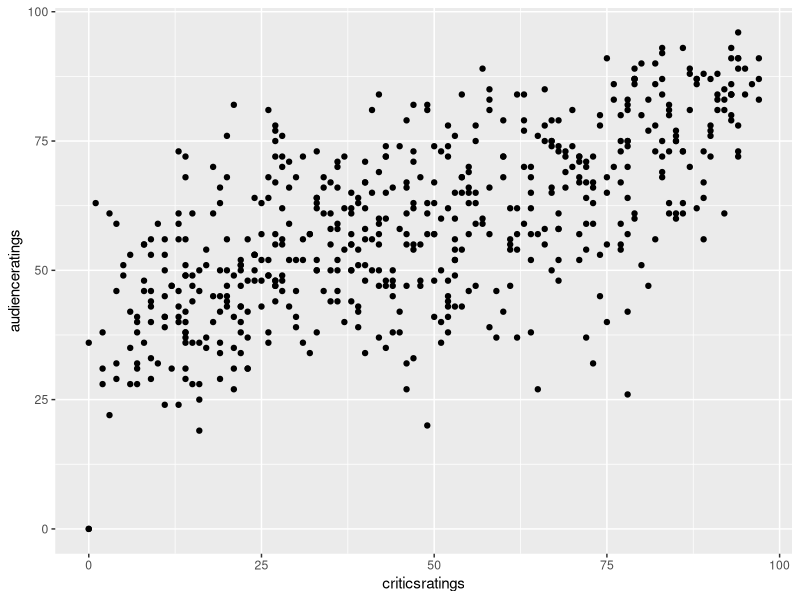
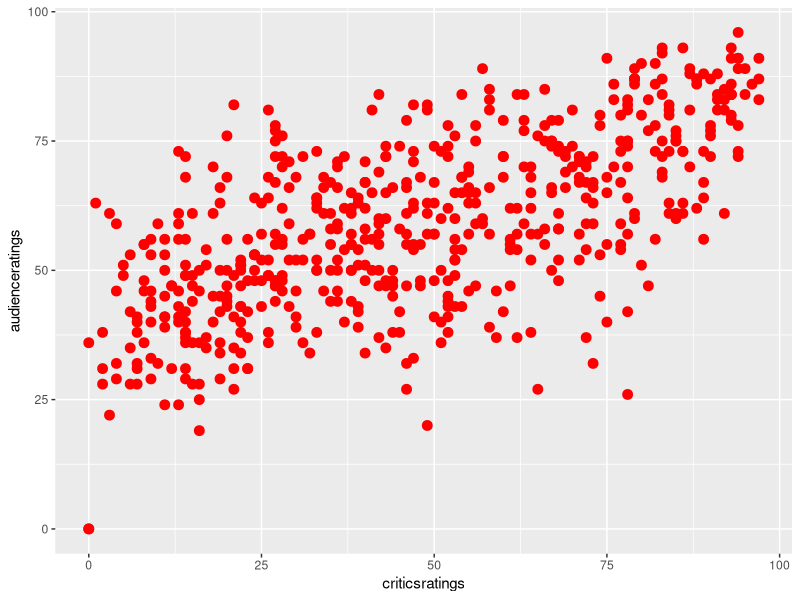
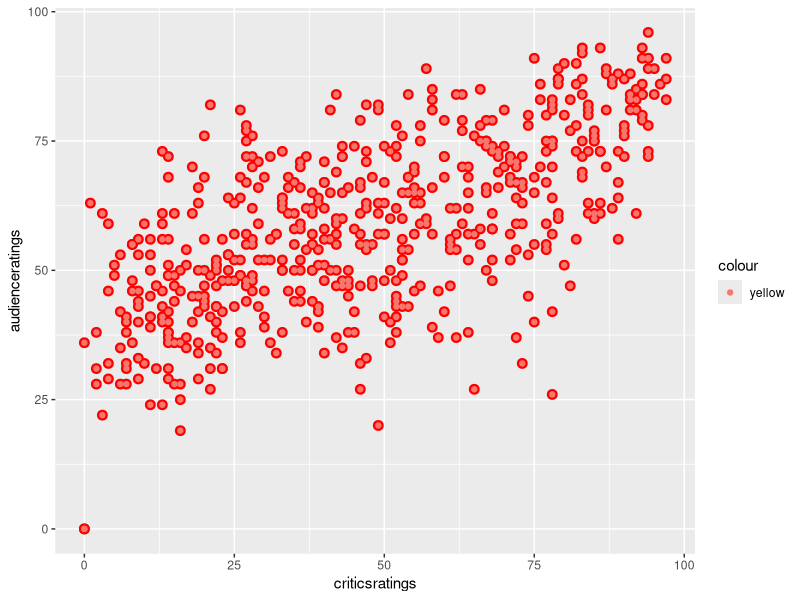
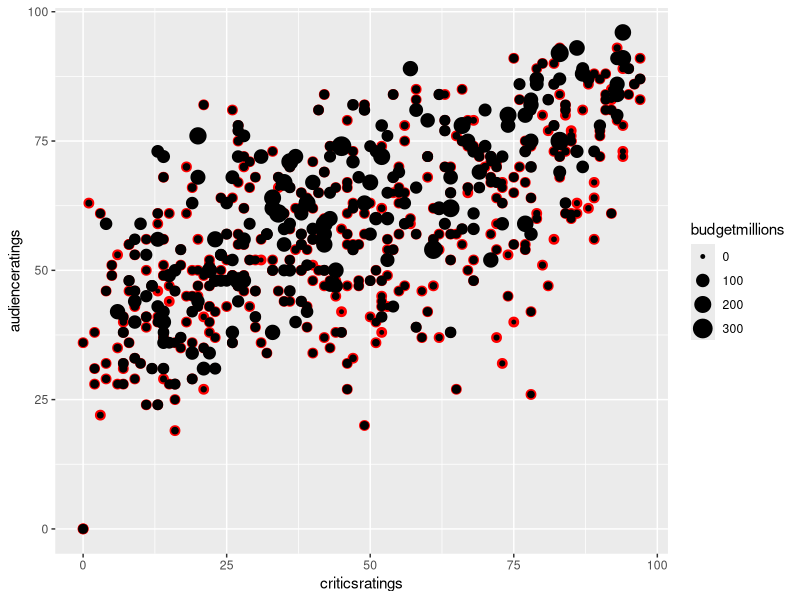
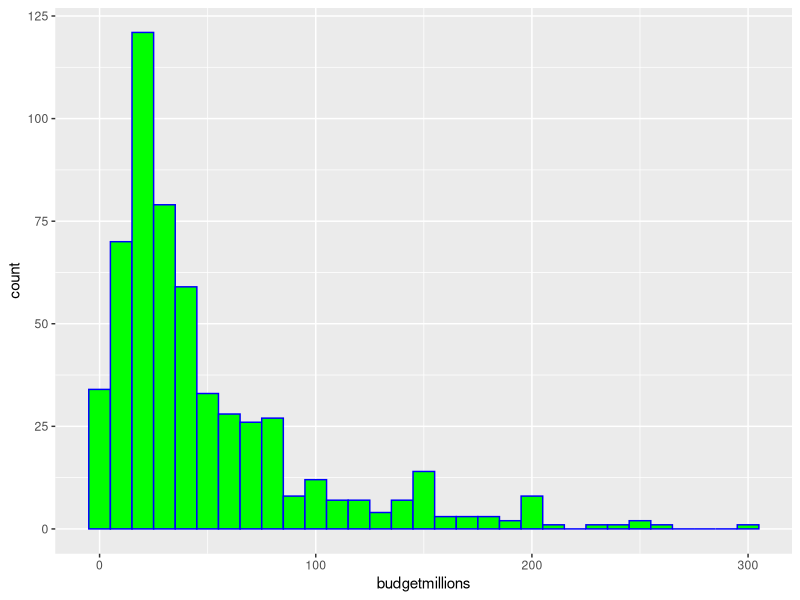
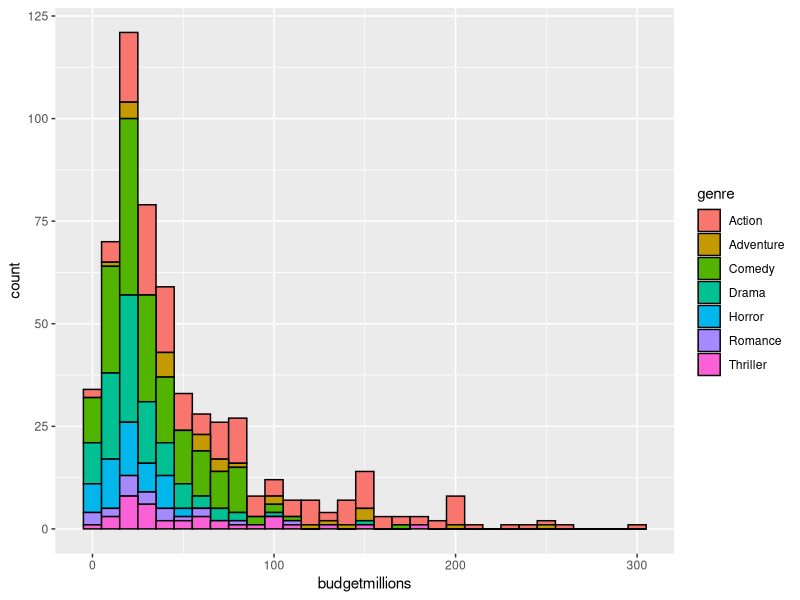
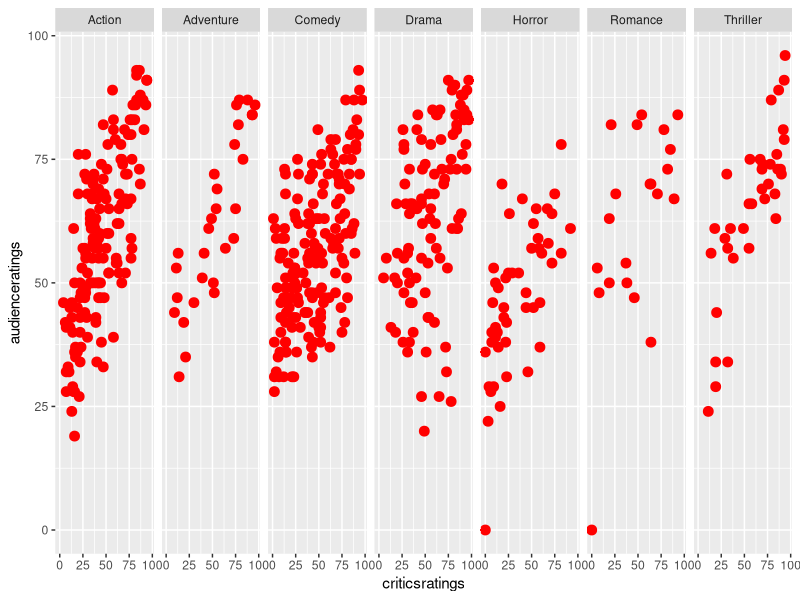
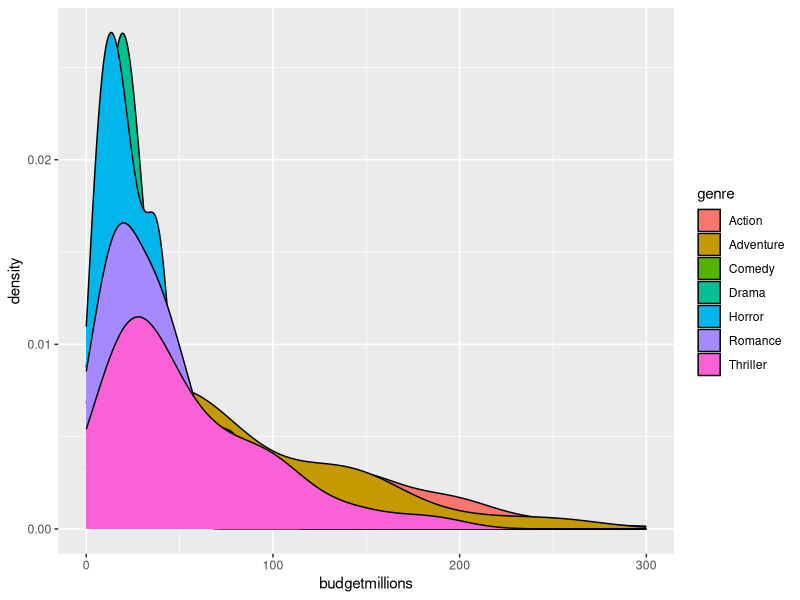

Write the R code that produced these figures, in order.
## ---- chunk 1
knitr::opts_chunk$set(echo = TRUE)
## ---- chunk 2
movies <- read.csv('data/Movie Ratings.csv',header=T)
## ---- chunk 3
summary(movies)
## ---- chunk 4
colnames(movies) <- c('name','genre','criticsratings','audienceratings','budgetmillions','releaseyear')
## ---- chunk 5
levels(movies$genre)
head(movies)
## ---- chunk 6
movies$releaseyear<-as.factor(movies$releaseyear)
levels(movies$releaseyear)
## ---- chunk 7
library(ggplot2)
ggplot(data=movies,aes(x=criticsratings,y=audienceratings)) + geom_point()
## ---- chunk 8
r<-ggplot(data=movies,aes(x=criticsratings,y=audienceratings))+geom_point(color='red',size=3)
r
## ---- chunk 9
r+geom_point(aes(color='yellow'))
r+geom_point(aes(size=budgetmillions))
## ---- chunk 10
ggplot(data=movies,aes(x=budgetmillions))+
  geom_histogram(binwidth=10,color='blue',fill='green')
## ---- chunk 11
ggplot(data=movies,aes(x=budgetmillions))+
  geom_histogram(binwidth=10,color='black',aes(fill=genre))
## ---- chunk 12
ggplot(data=movies,aes(x=criticsratings,y=audienceratings))+geom_point(color='red',size=3)+
  facet_grid(.~genre)
## ---- chunk 13
d <- ggplot(data=movies,aes(x=budgetmillions))+
  geom_density(color='black',stack=10,aes(fill=genre))
d
## ---- chunk 14
ggplot(data=movies,aes(x=budgetmillions))+
  geom_histogram(binwidth=10,color='black',aes(fill=genre))+
  coord_cartesian(ylim=c(0,50))
## ---- chunk 15
ggplot(data=movies,aes(x=budgetmillions))+
  geom_histogram(binwidth=10,color='black',aes(fill=genre))+
  facet_grid(genre~.,scales='free')
## ---- chunk 16
t <- ggplot(data=movies,aes(x=criticsratings,y=audienceratings,color=genre))+geom_point(size=3)+
  facet_grid(genre~releaseyear)+xlim(0,100)+ylim(0,50)
t
## ---- chunk 17
library(ggthemes)
## ---- chunk 18
d + theme_economist()
